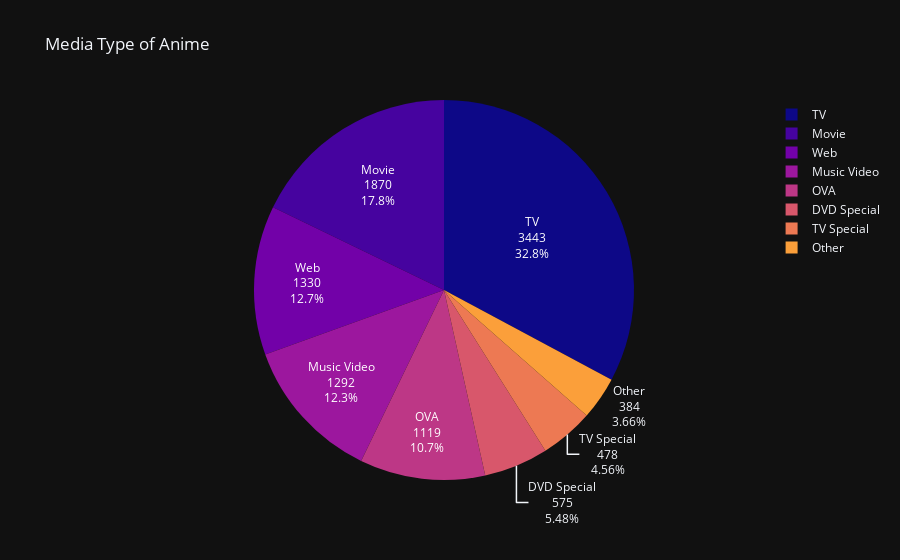

Notebook code for this chart:
### Markdown cell above
### 3.1. Media Type of Anime

### Code cell
# pie chart of media type of anime
media_type = df_anime["Media Type"].value_counts()

fig = px.pie(values=media_type.values,
             names=media_type.index,
             color_discrete_sequence=px.colors.sequential.Plasma,
             title="Media Type of Anime",
             template="plotly_dark"
             )
fig.update_traces(textinfo='label+value+percent')

fig.show()

### Figure 1 — Plotly figure (JSON) as saved in the notebook; plotly's stock layout.template omitted (floating-point values rounded to 4 significant figures)
{"data": [{"domain": {"x": [0.0, 1.0], "y": [0.0, 1.0]}, "hovertemplate": "label=%{label}<br>value=%{value}<extra></extra>", "labels": ["TV", "Movie", "Web", "Music Video", "OVA", "DVD Special", "TV Special", "Other"], "legendgroup": "", "name": "", "showlegend": true, "values": [3443, 1870, 1330, 1292, 1119, 575, 478, 384], "type": "pie", "textinfo": "label+value+percent"}], "layout": {"legend": {"tracegroupgap": 0}, "title": {"text": "Media Type of Anime"}, "piecolorway": ["#0d0887", "#46039f", "#7201a8", "#9c179e", "#bd3786", "#d8576b", "#ed7953", "#fb9f3a", "#fdca26", "#f0f921"]}}
